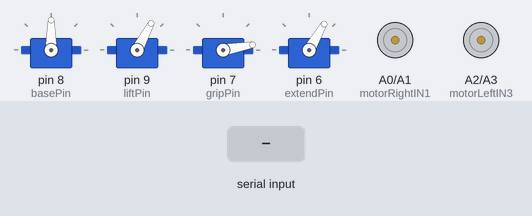
Bench run of a sketch on a simulated Arduino Uno, built with avr-gcc and run on an emulated ATmega328P. Parts: 4 × servo, motor-driver pin pairs drawn as motors (green arrow = first pin HIGH = forward, orange = second pin HIGH = backward, longer = more drive, scaled by the enable pin). The inputs (shaded band) are chosen by the test bench. What the sketch prints to the serial monitor is not drawn.

Above: at 1.2 s.
1.3 s: "BASE_RIGHT\n" received over the second serial link
At 3.0 s:
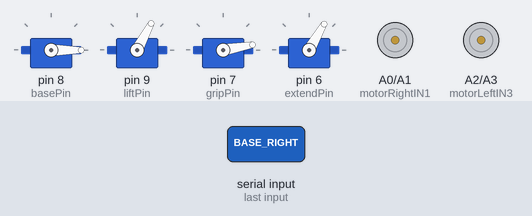
4.3 s: "DC_FORWARD\n" received over the second serial link
At 5.1 s:
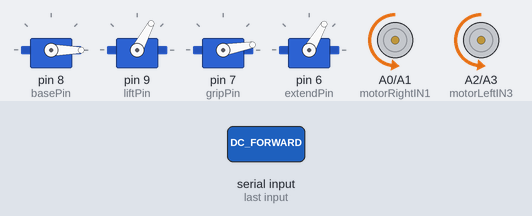
5.8 s: "DC_BACKWARD\n" received over the second serial link
At 7.0 s:
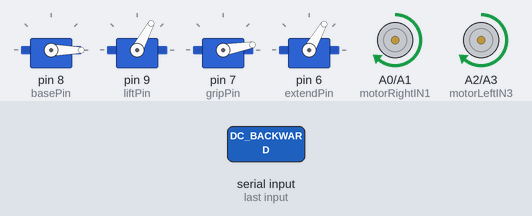
7.3 s: "ROTATE_RIGHT\n" received over the second serial link
At 8.5 s:
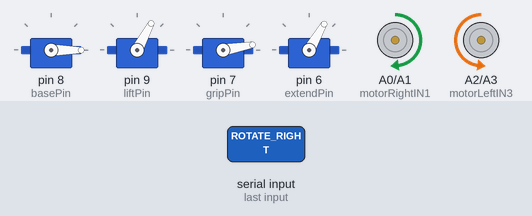
8.8 s: "ROTATE_LEFT\n" received over the second serial link
At 9.7 s:
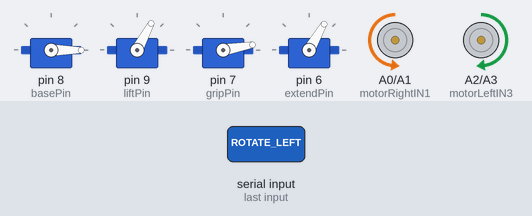
10.3 s: "HOLD\n" received over the second serial link
At 10.7 s:
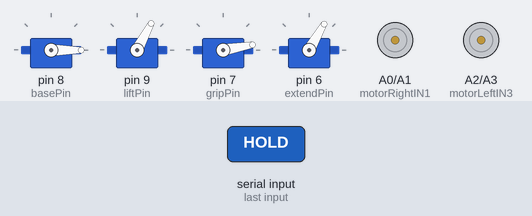
Timing chart, 0 to 12.8 s (numbered marks = the images above; inputs shaded):
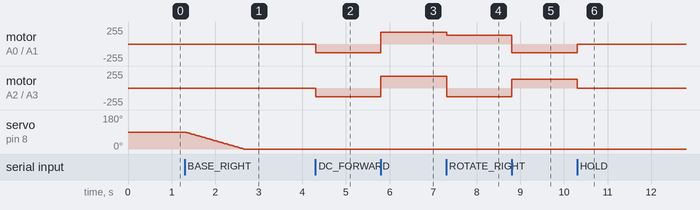

The sketch:

robot_controller.ino
```cpp
#include <Servo.h>
#include <SoftwareSerial.h>

// ==========================================
// 1. تعريف المنافذ (Pins Configuration)
// ==========================================
SoftwareSerial BTSerial(10, 11); // RX, TX

// منافذ السيرفو
const int basePin = 8;
const int liftPin = 9;
const int gripPin = 7;
const int extendPin = 6;

// منافذ درايفر المحركات L298N
const int motorRightIN1 = A0;
const int motorRightIN2 = A1;
const int motorLeftIN3 = A2;
const int motorLeftIN4 = A3;

// منافذ التحكم بالسرعة (PWM)
const int enaPin = 3; // سرعة المحرك الأيمن
const int enbPin = 5; // سرعة المحرك الأيسر

// إعدادات السرعة (من 0 إلى 255)
int normalSpeed = 130;   // سرعة آمنة للحركة الأمامية والدوران منعاً للانقلاب
int backwardSpeed = 180; // سرعة أعلى نسبياً لإعطاء عزم كافٍ للمحركين عند الرجوع

// ==========================================
// 2. كائنات السيرفو وزوايا المنتصف والبداية
// ==========================================
Servo baseServo;
Servo liftServo;
Servo gripServo;
Servo extendServo;

int baseAngle = 90;   // منتصف القاعدة
int liftAngle = 62;   // منتصف الرفع
int extendAngle = 60; // منتصف المد
int gripAngle = 10;   // يبدأ من وضعية الفتح الجديدة التي عايرتها يدوياً لأقصى اليسار

String currentCommand = "HOLD";

void setup() {
  Serial.begin(9600);
  BTSerial.begin(9600);

  baseServo.attach(basePin);
  liftServo.attach(liftPin);
  gripServo.attach(gripPin);
  extendServo.attach(extendPin);

  // توجيه المحركات لوضعيات البداية المستقرة (تم تصحيح الخطأ هنا ✔️)
  baseServo.write(baseAngle);
  liftServo.write(liftAngle);
  extendServo.write(extendAngle);
  gripServo.write(gripAngle);

  // تهيئة منافذ العجلات
  pinMode(motorRightIN1, OUTPUT);
  pinMode(motorRightIN2, OUTPUT);
  pinMode(motorLeftIN3, OUTPUT);
  pinMode(motorLeftIN4, OUTPUT);

  pinMode(enaPin, OUTPUT);
  pinMode(enbPin, OUTPUT);

  stopMotors();
  Serial.println("🤖 المنظومة جاهزة تماماً ومطابقة للمعايرة الميدانية الأخيرة!");
}

void loop() {
  if (BTSerial.available()) {
    String incoming = BTSerial.readStringUntil('\n');
    incoming.trim();
    if (incoming.length() > 0) {
      currentCommand = incoming;
      Serial.println("الأمر النشط: " + currentCommand);
    }
  }

  executeCommand();
  delay(15);
}

// ==========================================
// 3. خوارزمية التحكم والتنفيذ للأوامر
// ==========================================
void executeCommand() {

  // --- التحكم بالحركة الفيزيائية للقاعدة (العجلات) ---
  if (currentCommand == "DC_FORWARD") {
    moveForward();
  }
  else if (currentCommand == "DC_BACKWARD") {
    moveBackward(); // ستعمل هنا التغذية الإضافية للعزم
  }
  else if (currentCommand == "ROTATE_RIGHT") {
    rotateRight();
  }
  else if (currentCommand == "ROTATE_LEFT") {
    rotateLeft();
  }
  else if (currentCommand == "HOLD") {
    stopMotors();
  }

  // --- التحكم بحركات الذراع (السيرفوهات الثابتة) ---
  if (currentCommand == "BASE_RIGHT") {
    if (baseAngle > 0) { baseAngle -= 1; baseServo.write(baseAngle); }
  }
  else if (currentCommand == "BASE_LEFT") {
    if (baseAngle < 180) { baseAngle += 1; baseServo.write(baseAngle); }
  }

  else if (currentCommand == "LIFT_UP") {
    if (liftAngle > 20) { liftAngle -= 1; liftServo.write(liftAngle); }
  }
  else if (currentCommand == "LIFT_DOWN") {
    if (liftAngle < 105) { liftAngle += 1; liftServo.write(liftAngle); }
  }

  else if (currentCommand == "EXTEND") {
    if (extendAngle > 15) { extendAngle -= 1; extendServo.write(extendAngle); }
  }
  else if (currentCommand == "RETRACT") {
    if (extendAngle < 105) { extendAngle += 1; extendServo.write(extendAngle); }
  }

  // التحكم بالمقبض بناءً على تصفيرك اليدوي الجديد لأقصى اليسار
  else if (currentCommand == "GRIP_OPEN") {
    gripAngle = 10; // أقصى اليسار مع هامش أمان صامت لمنع الزنة
    gripServo.write(gripAngle);
  }
  else if (currentCommand == "GRIP_CLOSED") {
    gripAngle = 45; // يتحرك نحو اليمين ليغلق الفكين (اضبط هذا الرقم بدقة حسب الحاجة)
    gripServo.write(gripAngle);
  }
}

// ==========================================
// 4. دوال تشغيل العجلات المتطابقة ميكانيكياً وطاقةً
// ==========================================

void moveForward() {
  // تطبيق السرعة العادية المستقرة للأمام
  analogWrite(enaPin, normalSpeed);
  analogWrite(enbPin, normalSpeed);

  digitalWrite(motorRightIN1, LOW);
  digitalWrite(motorRightIN2, HIGH);
  digitalWrite(motorLeftIN3, LOW);
  digitalWrite(motorLeftIN4, HIGH);
}

void moveBackward() {
  // تطبيق سرعة أعلى (عزم أقوى) للتغلب على مقاومة الرجوع للمحركين معاً
  analogWrite(enaPin, backwardSpeed);
  analogWrite(enbPin, backwardSpeed);

  digitalWrite(motorRightIN1, HIGH);
  digitalWrite(motorRightIN2, LOW);
  digitalWrite(motorLeftIN3, HIGH);
  digitalWrite(motorLeftIN4, LOW);
}

void rotateRight() {
  analogWrite(enaPin, normalSpeed);
  analogWrite(enbPin, normalSpeed);

  digitalWrite(motorRightIN1, HIGH);
  digitalWrite(motorRightIN2, LOW);
  digitalWrite(motorLeftIN3, LOW);
  digitalWrite(motorLeftIN4, HIGH);
}

void rotateLeft() {
  analogWrite(enaPin, normalSpeed);
  analogWrite(enbPin, normalSpeed);

  digitalWrite(motorRightIN1, LOW);
  digitalWrite(motorRightIN2, HIGH);
  digitalWrite(motorLeftIN3, HIGH);
  digitalWrite(motorLeftIN4, LOW);
}

void stopMotors() {
  digitalWrite(motorRightIN1, LOW);
  digitalWrite(motorRightIN2, LOW);
  digitalWrite(motorLeftIN3, LOW);
  digitalWrite(motorLeftIN4, LOW);
}
```

Measured:
- after the input at 1.3 s, servo on pin 8 (basePin): moves from 90° to 0° over 1.3 s, starting at once
- after the input at 4.3 s, motor on A0 (motorRightIN1) / A1 (motorRightIN2), motor on A2 (motorLeftIN3) / A3 (motorLeftIN4): stopped → backward 130/255 at once
- after the input at 5.8 s, motor on A0 (motorRightIN1) / A1 (motorRightIN2), motor on A2 (motorLeftIN3) / A3 (motorLeftIN4): backward 130/255 → forward 180/255 at once
- after the input at 7.3 s, motor on A0 (motorRightIN1) / A1 (motorRightIN2): forward 180/255 → forward 130/255 at once; motor on A2 (motorLeftIN3) / A3 (motorLeftIN4): forward 180/255 → backward 130/255 at once
- after the input at 8.8 s, motor on A0 (motorRightIN1) / A1 (motorRightIN2): forward 130/255 → backward 130/255 at once; motor on A2 (motorLeftIN3) / A3 (motorLeftIN4): backward 130/255 → forward 130/255 at once
- after the input at 10.3 s, motor on A0 (motorRightIN1) / A1 (motorRightIN2): backward 130/255 → stopped at once; motor on A2 (motorLeftIN3) / A3 (motorLeftIN4): forward 130/255 → stopped at once
